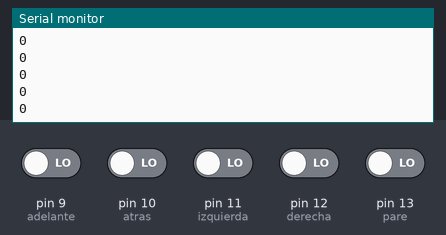
This sketch was run on a simulated Arduino Uno, built with avr-gcc and run on an emulated ATmega328P. Shown: the last lines printed to the serial monitor. The inputs (shaded band) are chosen by the test bench; at power-on: pin 9 (adelante), pin 10 (atras), pin 11 (izquierda), pin 12 (derecha), pin 13 (pare) LOW.

Above: at 1.4 s.
1.5 s: pin 9 (adelante) driven HIGH
At 1.71 s:
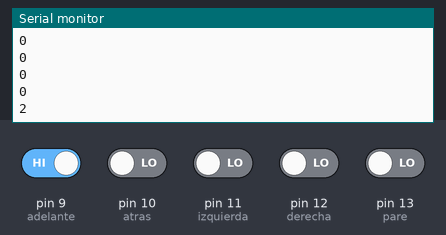
3.0 s: pin 10 (atras) driven HIGH
At 3.21 s:
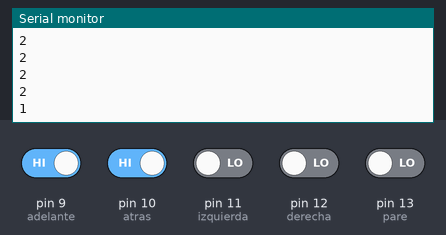
Timing chart, 0 to 6.0 s (numbered marks = the images above; inputs shaded):
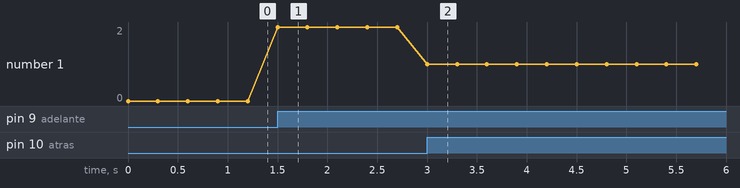

The sketch:

direcciones_botones.ino
```cpp
int pare = 13;
int derecha = 12;
int izquierda = 11;
int atras = 10;
int adelante = 9;

void setup() {

    Serial.begin(9600);

    pinMode(atras,INPUT);
    pinMode(adelante,INPUT);
    pinMode(izquierda,INPUT);
    pinMode(derecha,INPUT);
    pinMode(pare,INPUT);

}

void loop() {

    int b = digitalRead(atras);
    int f = digitalRead(adelante);
    int i = digitalRead(izquierda);
    int d = digitalRead(derecha);
    int p = digitalRead(pare);


    if(b == 1){
      Serial.println(1);
    }
    else if(f == 1){
      Serial.println(2);
    }
    else if(i == 1){
      Serial.println(3);
    }
    else if(d == 1){
      Serial.println(4);
    }
    else{
      Serial.println(0);
    }


    delay(300);

}
```

Measured:
- after the input at 1.5 s, the serial monitor: prints a new line at once (image 1)
- after the input at 3.0 s, the serial monitor: prints a new line at once (image 2)
- plotted number 1: 0 → 2 after the input at 1.5 s, 2 → 1 after the input at 3.0 s
